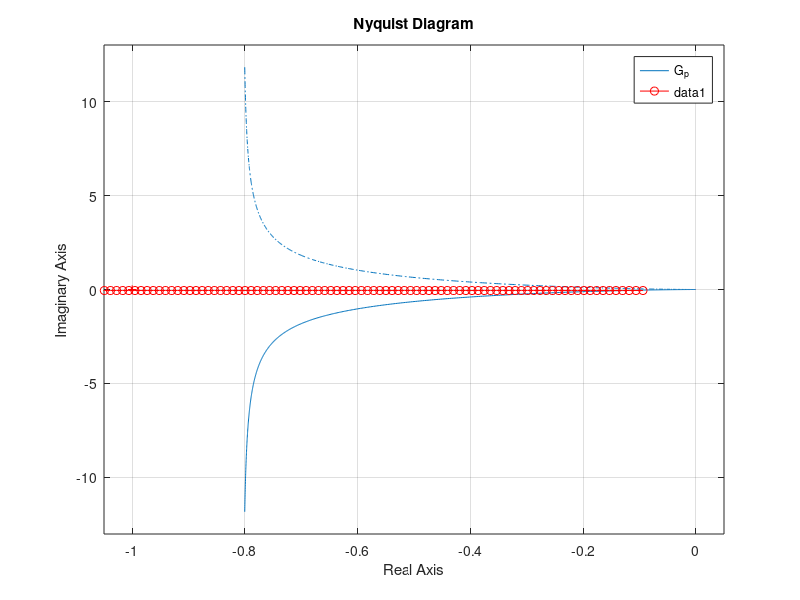
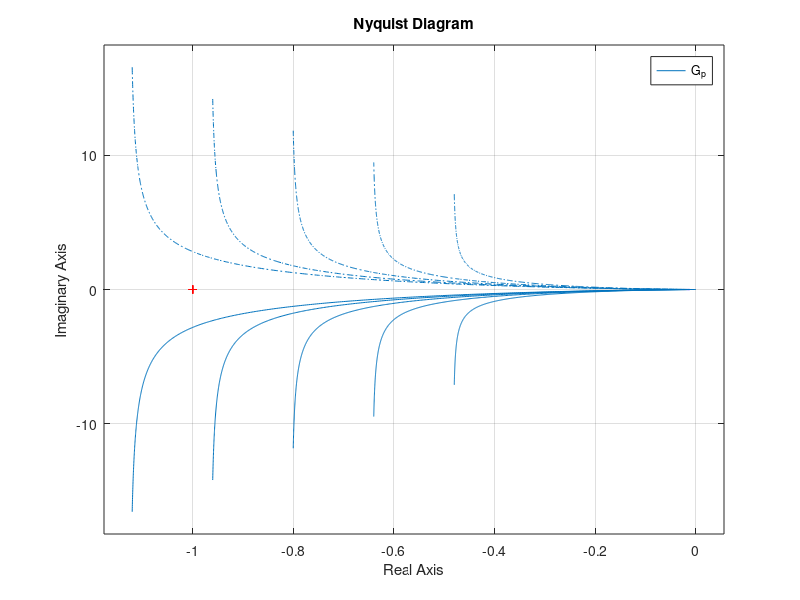
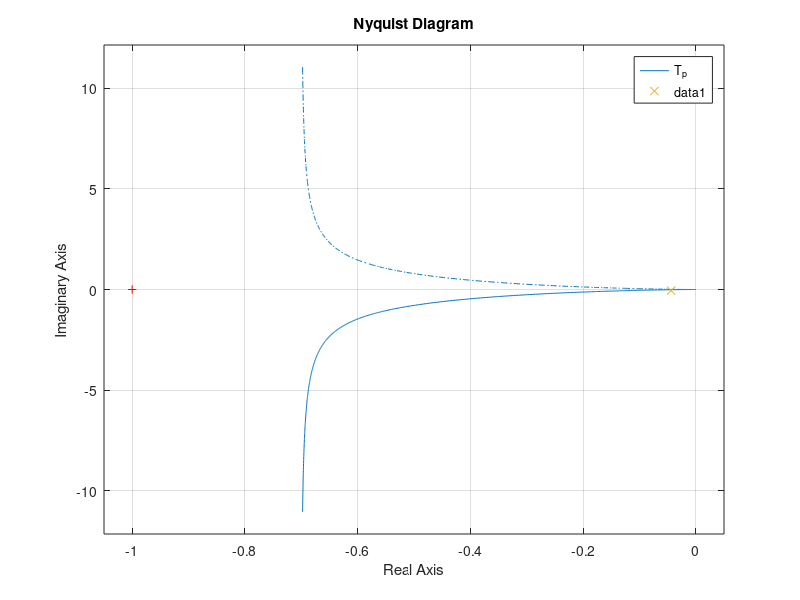

MATLAB code for these plots, in order:
clear all;
close all;
clc;



K_m = 42.8;
tau = 0.214;
P_s = 1.58;
R_tau = 1/9;
k1 = 0.5;
Beta = 0.1;
M = 7.25;
H = 1;


G_p = tf(k1*K_m*R_tau*P_s, [tau 1 0])

[re, im, wout] = nyquist(G_p);
nyquist(G_p)
hold on;

X = 1:0.1:20;
a=H/2;

N = 4*M./(X.*pi).*(sqrt(1-a^2./(X.^2)) - 1i*a./X);
reel = real(-1./N);
imaginaire = imag(-1./N);
plot(reel, imaginaire, '-or');


figure (2)

for k = 0.3:0.1:0.7
   G_p = tf(k*K_m*R_tau*P_s, [tau 1 0]) 
   nyquist(G_p);
   
   hold on
end

k2 = 0.3;

FTBF = feedback(tf(k1*K_m*R_tau, [tau 1]), Beta*k2)
T_p = FTBF*tf(P_s, [1 0])

figure(3)
nyquist(T_p)
X = 0.643;
N_ = 4*M/(X*pi)*(sqrt(1-a^2/(X^2)) - 1i*a/X)
hold on;
plot(real(-1/N_), imag(-1/N_),'x')

